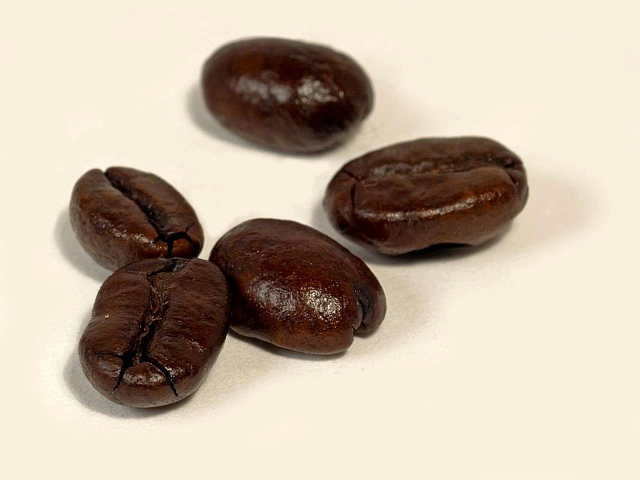
#> input picture Automated Image Segmentation and Object Measurement System/data/images/beans_coffee_06.jpg, 1280 x 960 px (shown at 1/2 size); its folder holds only this picture in this run
$ python -i segmentation.py   (imports and definitions only)
#> lines starting #> are read from the running program, lines starting #| are printed output that depends on the picture; after the words box and inside, x2 and y2 are one past the last pixel; in counts of white or black regions, pixels touching at a corner belong together
### Automated Image Segmentation and Object Measurement System/src/config.py
"""
Project wide configuration and the dataset manifest.

Automated Image Segmentation and Object Measurement System

Author : Nii Yartey Gidiglo
"""

from pathlib import Path

# ----------------------------------------------------------------------------
# Paths
# ----------------------------------------------------------------------------
SRC_DIR = Path(__file__).resolve().parent
ROOT_DIR = SRC_DIR.parent
DATA_DIR = ROOT_DIR / "data"
IMAGE_DIR = DATA_DIR / "images"
GT_DIR = DATA_DIR / "ground_truth"
RESULTS_DIR = ROOT_DIR / "results"
FIG_DIR = RESULTS_DIR / "figures"
TABLE_DIR = RESULTS_DIR / "tables"
MEAS_DIR = RESULTS_DIR / "measurements"
REPORT_DIR = ROOT_DIR / "report"

for _d in (IMAGE_DIR, GT_DIR, FIG_DIR, TABLE_DIR, MEAS_DIR, REPORT_DIR):
    _d.mkdir(parents=True, exist_ok=True)

# Longest side that images are resized to before processing. Keeping every
# image at a common working resolution makes the timing comparison fair and
# keeps the morphological kernel sizes meaningful across the dataset.
WORK_MAX_SIDE = 900

RANDOM_SEED = 42

# ----------------------------------------------------------------------------
# Dataset manifest
#
# Every base image is a real photograph. Nothing in this dataset was generated
# by an image generation model. The source URL and licence of each photograph
# are recorded here and reproduced in the report.
#
# The "variant" images are controlled degradations that are computed from the
# base photographs by src/dataset.py (illumination gradient, dim exposure,
# sensor noise, defocus blur). They are used for the robustness study, and
# they inherit the ground truth mask of the base image because the geometry of
# the objects is unchanged.
# ----------------------------------------------------------------------------

BASE_IMAGES = [
    {
        "id": "seeds_sunflower_01",
        "file": "seeds_sunflower_01.jpg",
        "title": "Sunflower seeds, scattered",
        "domain": "Counting and measuring seeds",
        "expected_count": None,
        "px_per_mm": None,
        "ground_truth": "pixel",
        "notes": (
            "Dark seeds on a bright uniform surface. Most seeds are well "
            "separated, a cluster on the right is touching, and several seeds "
            "are cut by the image border."
        ),
        "source": "Wikimedia Commons, File:Sunflower seeds. img 007.jpg",
        "url": "https://commons.wikimedia.org/wiki/File:Sunflower_seeds._img_007.jpg",
        "licence": "CC BY-SA 4.0",
    },
    {
        "id": "seeds_sunflower_02",
        "file": "seeds_sunflower_02.jpg",
        "title": "Sunflower seeds, second layout",
        "domain": "Counting and measuring seeds",
        "expected_count": None,
        "px_per_mm": None,
        "ground_truth": None,
        "notes": "Same object class, different arrangement, more touching pairs.",
        "source": "Wikimedia Commons, File:Sunflower seeds. img 008.jpg",
        "url": "https://commons.wikimedia.org/wiki/File:Sunflower_seeds._img_008.jpg",
        "licence": "CC BY-SA 4.0",
    },
    {
        "id": "seeds_sunflower_03",
        "file": "seeds_sunflower_03.jpg",
        "title": "Sunflower seeds, third layout",
        "domain": "Counting and measuring seeds",
        "expected_count": None,
        "px_per_mm": None,
        "ground_truth": None,
        "notes": "Shallow depth of field, part of the field is defocused.",
        "source": "Wikimedia Commons, File:Sunflower seeds. img 009.jpg",
        "url": "https://commons.wikimedia.org/wiki/File:Sunflower_seeds._img_009.jpg",
        "licence": "CC BY-SA 4.0",
    },
    {
        "id": "seeds_pale_04",
        "file": "seeds_pale_04.jpg",
        "title": "Pale sunflower seeds of three sizes",
        "domain": "Counting and measuring seeds",
        "expected_count": 3,
        "px_per_mm": None,
        "ground_truth": "instance",
        "notes": (
            "Low contrast case. The seeds are almost the same brightness as "
            "the background, and the three objects differ strongly in size."
        ),
        "source": "Wikimedia Commons, File:Sunflower seeds - white. img 09.jpg",
        "url": "https://commons.wikimedia.org/wiki/File:Sunflower_seeds_-_white._img_09.jpg",
        "licence": "CC BY-SA 4.0",
    },
    {
        "id": "beans_cowpea_scale_05",
        "file": "beans_cowpea_scale_05.jpg",
        "title": "Cowpea seeds photographed with a centimetre scale",
        "domain": "Analysing objects in agricultural images",
        "expected_count": 8,
        # Measured in src/calibration.py from the printed ruler in the photo.
        "px_per_mm": 13.0,
        "ground_truth": "instance",
        "notes": (
            "Eight well separated cowpea seeds photographed next to a printed "
            "centimetre ruler, which allows pixel measurements to be converted "
            "into millimetres."
        ),
        "source": "Wikimedia Commons, File:Vigna unguiculata 03.jpg",
        "url": "https://commons.wikimedia.org/wiki/File:Vigna_unguiculata_03.jpg",
        "licence": "CC BY-SA 3.0",
        "has_ruler": True,
    },
    {
        "id": "beans_coffee_06",
        "file": "beans_coffee_06.jpg",
        "title": "Roasted coffee beans with cast shadows",
        "domain": "Separating foreground objects from a simple background",
        "expected_count": 5,
        "px_per_mm": None,
        "ground_truth": "instance",
        "notes": (
            "Five glossy beans on a cream surface. Two beans touch, all of "
            "them cast soft shadows, and specular highlights sit inside the "
            "objects."
        ),
        "source": "Wikimedia Commons, File:Dark roasted coffee on white background.jpg",
        "url": "https://commons.wikimedia.org/wiki/File:Dark_roasted_coffee_on_white_background.jpg",
        "licence": "CC BY-SA 4.0",
    },
    {
        "id": "coins_greek_07",
        "file": "coins_greek_07.png",
        "title": "Twenty four Greek coins",
        "domain": "Identifying coins or circular objects",
        "expected_count": 24,
        "px_per_mm": None,
        "ground_truth": "instance",
        "notes": (
            "The classic coins photograph distributed with scikit-image. The "
            "background is dark, the illumination falls off towards the "
            "bottom left corner, and coin brightness overlaps background "
            "brightness in the darkest corner."
        ),
        "source": "scikit-image sample data, coins.png, Brooklyn Museum collection",
        "url": "https://github.com/scikit-image/scikit-image/blob/main/skimage/data/coins.png",
        "licence": "Public domain",
    },
    {
        "id": "beans_pinto_dense_08",
        "file": "beans_pinto_dense_08.jpg",
        "title": "Densely piled pinto beans",
        "domain": "Counting and measuring seeds, hard case",
        "expected_count": None,
        "px_per_mm": None,
        "ground_truth": None,
        "notes": (
            "A deliberate stress case. Roughly two hundred beans are piled so "
            "that almost every bean touches or overlaps a neighbour, which "
            "breaks the one region per object assumption."
        ),
        "source": "Wikimedia Commons, File:Pinto Beans Seeds.jpg",
        "url": "https://commons.wikimedia.org/wiki/File:Pinto_Beans_Seeds.jpg",
        "licence": "CC BY-SA 4.0",
    },
]

# Controlled degradations applied to two of the base photographs.
VARIANTS = [
    {"id": "seeds_sunflower_01_illum", "base": "seeds_sunflower_01",
     "kind": "illumination_gradient", "label": "Strong lighting gradient"},
    {"id": "seeds_sunflower_01_dim", "base": "seeds_sunflower_01",
     "kind": "dim", "label": "Under exposed, low contrast"},
    {"id": "seeds_sunflower_01_noise", "base": "seeds_sunflower_01",
     "kind": "noise", "label": "Additive Gaussian sensor noise"},
    {"id": "seeds_sunflower_01_blur", "base": "seeds_sunflower_01",
     "kind": "blur", "label": "Defocus blur"},
    {"id": "coins_greek_07_illum", "base": "coins_greek_07",
     "kind": "illumination_gradient", "label": "Strong lighting gradient"},
    {"id": "coins_greek_07_noise", "base": "coins_greek_07",
     "kind": "noise", "label": "Additive Gaussian sensor noise"},
]


# [40 lines left out: functions has_ground_truth, has_instance_ground_truth, image_record, all_image_ids, not called in this run]

### Automated Image Segmentation and Object Measurement System/src/segmentation.py
"""
The three segmentation techniques compared in this project.

    1. Threshold based segmentation, including an Otsu implementation written
       from first principles so that the criterion itself is visible.
    2. Region growing, written from scratch with an explicit seed set, an
       explicit similarity predicate and an explicit queue.
    3. K means clustering, written from scratch as Lloyd iterations with a
       k means plus plus initialisation.

Each function returns a binary mask in which object pixels are 255 and
background pixels are 0.
"""

import time

import cv2
import numpy as np

from config import RANDOM_SEED


# ============================================================================
# Shared helpers
# ============================================================================
def _as_mask(bool_array):
    return (bool_array.astype(np.uint8)) * 255


def postprocess(mask, open_k=3, close_k=5, min_area=60, fill_holes=True,
                clear_border=False):
    """Morphological clean up of a raw binary segmentation.

    Opening removes isolated noise pixels, closing repairs small gaps in the
    object interiors, hole filling closes the specular highlights that appear
    inside glossy objects, and the area filter removes fragments that are far
    too small to be a real object.
    """
    out = mask.copy()
    if open_k and open_k > 1:
        se = cv2.getStructuringElement(cv2.MORPH_ELLIPSE, (open_k, open_k))
        out = cv2.morphologyEx(out, cv2.MORPH_OPEN, se)
    if close_k and close_k > 1:
        se = cv2.getStructuringElement(cv2.MORPH_ELLIPSE, (close_k, close_k))
        out = cv2.morphologyEx(out, cv2.MORPH_CLOSE, se)
    if fill_holes:
        out = fill_object_holes(out)
    if min_area and min_area > 0:
        out = remove_small_components(out, min_area)
    if clear_border:
        out = remove_border_components(out)
    return out


def fill_object_holes(mask):
    """Fill every hole that is fully enclosed by an object.

    The mask is first padded with a one pixel background border so that the
    flood always starts in background, even when an object touches the corner
    of the image. Whatever background the flood reaches stays background, and
    every enclosed background pocket becomes object.
    """
    h, w = mask.shape[:2]
    padded = cv2.copyMakeBorder(mask, 1, 1, 1, 1, cv2.BORDER_CONSTANT, value=0)
    ff_mask = np.zeros((padded.shape[0] + 2, padded.shape[1] + 2), np.uint8)
    flood = padded.copy()
    cv2.floodFill(flood, ff_mask, (0, 0), 255)
    holes = cv2.bitwise_not(flood)[1:h + 1, 1:w + 1]
    return cv2.bitwise_or(mask, holes)


def remove_small_components(mask, min_area):
    n, labels, stats, _ = cv2.connectedComponentsWithStats(
        (mask > 0).astype(np.uint8), connectivity=8)
    out = np.zeros_like(mask)
    for i in range(1, n):
        if stats[i, cv2.CC_STAT_AREA] >= min_area:
            out[labels == i] = 255
    return out


# [10 lines left out: function remove_border_components, not called in this run]


# ============================================================================
# 1. Threshold based segmentation
# ============================================================================
def otsu_threshold_from_scratch(gray):
    """Compute Otsu's threshold directly from the definition.

    Otsu chooses the grey level t that maximises the between class variance

        sigma_b^2(t) = w0(t) * w1(t) * (mu0(t) - mu1(t))^2

    where w0 and w1 are the class probabilities and mu0 and mu1 the class
    means. The implementation below evaluates that expression for all 256
    candidate thresholds using cumulative sums, so it runs in linear time in
    the number of grey levels.
    """
    hist = np.bincount(gray.ravel(), minlength=256).astype(np.float64)
    total = hist.sum()
    if total == 0:
        return 0, np.zeros(256)
    p = hist / total
    levels = np.arange(256)
    w0 = np.cumsum(p)                      # probability of the low class
    w1 = 1.0 - w0                          # probability of the high class
    mu_cum = np.cumsum(p * levels)
    mu_total = mu_cum[-1]
    with np.errstate(divide="ignore", invalid="ignore"):
        mu0 = np.where(w0 > 0, mu_cum / w0, 0.0)
        mu1 = np.where(w1 > 0, (mu_total - mu_cum) / w1, 0.0)
    between = w0 * w1 * (mu0 - mu1) ** 2
    between[~np.isfinite(between)] = 0.0
    t = int(np.argmax(between))
    return t, between


def segment_threshold(gray, method="otsu", objects_dark=True, manual_value=128,
                      block_size=51, C=8, offset=0):
    """Threshold based segmentation.

    method = "otsu"     : global threshold from the from scratch Otsu routine
    method = "global"   : fixed threshold supplied by the caller
    method = "adaptive" : locally adaptive Gaussian threshold, which handles a
                          lighting gradient without an explicit flat field step
    """
    if method == "otsu":
        t, _ = otsu_threshold_from_scratch(gray)
        t = int(np.clip(t + offset, 0, 255))
        mask = gray <= t if objects_dark else gray >= t
        return _as_mask(mask), {"threshold": t}
    if method == "global":
        t = int(manual_value)
        mask = gray <= t if objects_dark else gray >= t
        return _as_mask(mask), {"threshold": t}
    if method == "adaptive":
        bs = block_size if block_size % 2 == 1 else block_size + 1
        ttype = cv2.THRESH_BINARY_INV if objects_dark else cv2.THRESH_BINARY
        mask = cv2.adaptiveThreshold(gray, 255, cv2.ADAPTIVE_THRESH_GAUSSIAN_C,
                                     ttype, bs, C)
        return mask, {"block_size": bs, "C": C}
    raise ValueError("Unknown threshold method: %s" % method)


# ============================================================================
# 2. Region growing
# ============================================================================
# [5 lines left out: function _neighbour_offsets, not called in this run]


def pick_seeds(gray, strategy="distance", n_seeds=40, objects_dark=True,
               coarse_mask=None, min_distance=12):
    """Choose the seed points for region growing.

    distance : threshold the image coarsely, take the distance transform of the
               object mask and place one seed at the deepest point of every
               connected component. This is an informed seeding strategy and it
               places one seed near the centre of each object.
    grid     : place seeds on a regular lattice and keep only those that fall
               on the object side of a coarse threshold. This is an uninformed
               strategy and it is used in the report to show how sensitive the
               method is to seed placement.
    random   : sample seeds uniformly at random from the object side of a
               coarse threshold.
    """
    if coarse_mask is None:
        coarse_mask, _ = segment_threshold(gray, "otsu", objects_dark)
        coarse_mask = postprocess(coarse_mask, 3, 5, 40)
    binary = (coarse_mask > 0).astype(np.uint8)

    if strategy == "distance":
        n, labels, _, _ = cv2.connectedComponentsWithStats(binary, connectivity=8)
        dist = cv2.distanceTransform(binary, cv2.DIST_L2, 5)
        seeds = []
        for i in range(1, n):
            comp = labels == i
            if comp.sum() < 20:
                continue
            d = np.where(comp, dist, 0)
            y, x = np.unravel_index(int(np.argmax(d)), d.shape)
            seeds.append((int(y), int(x)))
        return seeds

    if strategy == "grid":
        h, w = gray.shape[:2]
        step = max(4, int(np.sqrt(h * w / float(max(1, n_seeds)))))
        seeds = []
        for y in range(step // 2, h, step):
            for x in range(step // 2, w, step):
                if binary[y, x]:
                    seeds.append((y, x))
        return seeds

    if strategy == "random":
        rng = np.random.default_rng(RANDOM_SEED)
        ys, xs = np.nonzero(binary)
        if len(ys) == 0:
            return []
        idx = rng.choice(len(ys), size=min(n_seeds, len(ys)), replace=False)
        return [(int(ys[i]), int(xs[i])) for i in idx]

    raise ValueError("Unknown seed strategy: %s" % strategy)


# [290 lines left out: functions region_growing, segment_region_growing, _kmeans_plus_plus_init, kmeans_from_scratch, build_features, segment_kmeans and 2 more, not called in this run]

>>> import cv2
>>> picture = cv2.imread('../data/images/beans_coffee_06.jpg', cv2.IMREAD_GRAYSCALE)
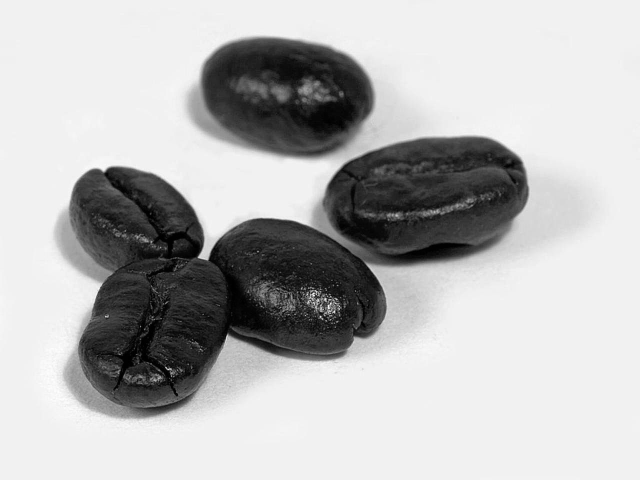
#> picture: shape (960, 1280) (shown at 1/2 size); min 0, max 255, mean 184.3
>>> result = pick_seeds(picture)
#> in otsu_threshold_from_scratch, `hist = np.bincount(gray.ravel(), minlength=256).astype(np.float64)`: hist = 256 values, max 621170 at index 241, min 24 at index 255, mean 4800
#> in otsu_threshold_from_scratch, `total = hist.sum()`: total = 1228800
#> in otsu_threshold_from_scratch, `p = hist / total`: p = 256 values, max 0.506 at index 241, min 1.95e-05 at index 255, mean 0.00391
#> in otsu_threshold_from_scratch, `w0 = np.cumsum(p)`: w0 = 256 values from 0.00166 to 1
#> in otsu_threshold_from_scratch, `w1 = 1.0 - w0`: w1 = 256 values, max 0.998 at index 0, min -4.44e-16 at index 255, mean 0.72
#> in otsu_threshold_from_scratch, `mu_cum = np.cumsum(p * levels)`: mu_cum = 256 values from 0 to 184.3
#> in otsu_threshold_from_scratch, `mu_total = mu_cum[-1]`: mu_total = 184.3
#> in otsu_threshold_from_scratch, `mu0 = np.where(w0 > 0, mu_cum / w0, 0.0)`: mu0 = 256 values from 0 to 184.3
#> in otsu_threshold_from_scratch, `mu1 = np.where(w1 > 0, (mu_total - mu_cum) / w1, 0.0)`: mu1 = 256 values, max 255 at index 254, min 0 at index 255, mean 226.5
#> in otsu_threshold_from_scratch, `between = w0 * w1 * (mu0 - mu1) ** 2`: between = 256 values, max 6881.5 at index 142, min -1.51e-11 at index 255, mean 5085.9
#> in otsu_threshold_from_scratch, `t = int(np.argmax(between))`: t = 142
#> in segment_threshold, `mask = gray <= t if objects_dark else gray >= t`:
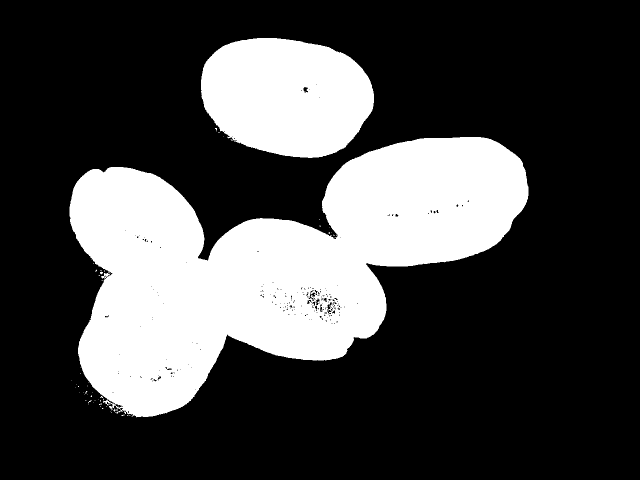
#> mask: shape (960, 1280) bool (shown at 1/2 size); 27.6% white; 61 white regions (58 under 20 px), largest, box (x1, y1, x2, y2) and area: (139, 274, 1057, 835) 272929, (402, 76, 748, 316) 65372, (200, 544, 206, 549) 22
#> in fill_object_holes, `cv2.floodFill(flood, ff_mask, (0, 0), 255)`:
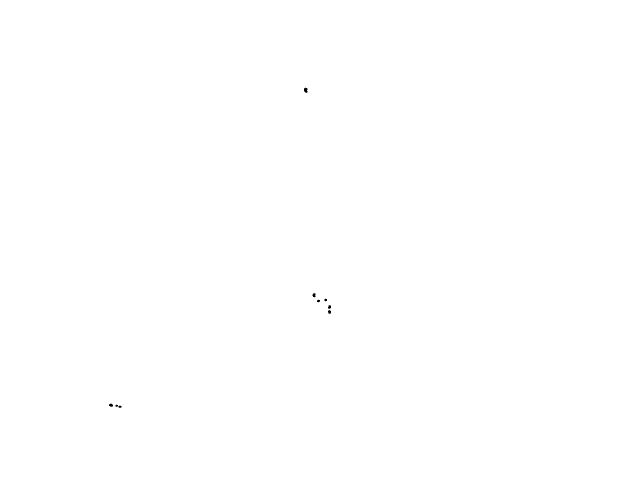
#> flood: shape (962, 1282) (shown at 1/2 size); 100% white; 9 black regions (1 under 20 px), largest, box (x1, y1, x2, y2) and area: (608, 175, 615, 186) 57, (625, 586, 631, 595) 39, (218, 807, 226, 814) 38
#> in remove_small_components, `n, labels, stats, _ = cv2.connectedComponentsWithStats( (mask > 0).ast..`:
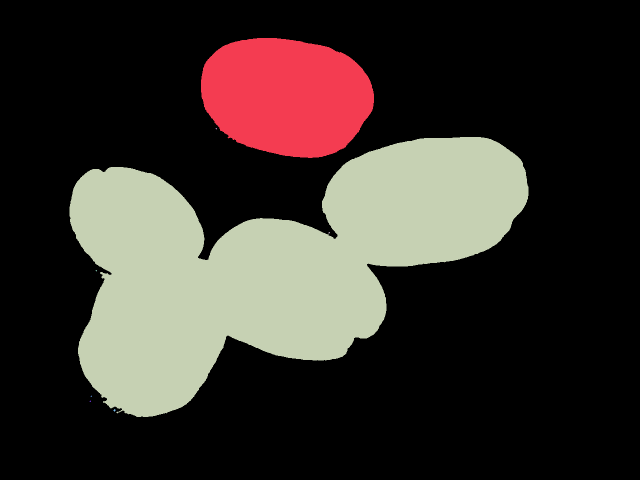
#> labels: shape (960, 1280) int32 (shown at 1/2 size); 9 distinct labels, from 0 to 8; one colour per label, 0 black
#> in remove_small_components, `n, labels, stats, _ = cv2.connectedComponentsWithStats( (mask > 0).ast..`: n = 9; stats = [[0, 0, 1280, 960, 888944], [402, 76, 346, 240, 65444], [431, 256, 3, 3, 5], [139, 274, 918, 560, 274372], [657, 464, 3, 3, 6], [191, 540, 3, 3, 5], [181, 791, 3, 3, 5], [179, 801, 3, 3, 5], [227, 818, 4, 5, 14]]
#> in pick_seeds, `n, labels, _, _ = cv2.connectedComponentsWithStats(binary, connectivit..`:
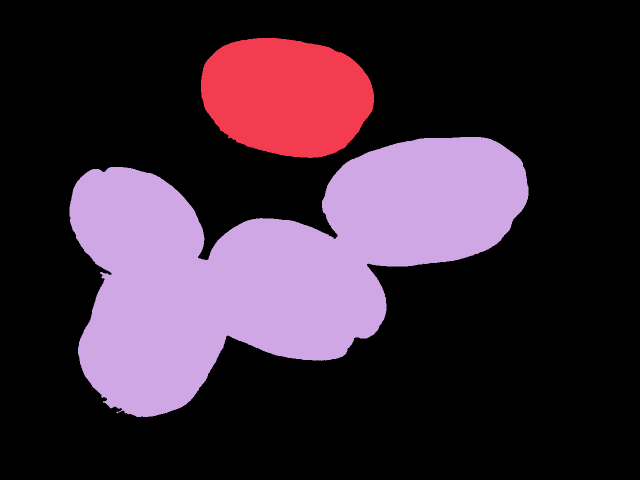
#> labels: shape (960, 1280) int32 (shown at 1/2 size); 3 distinct labels, from 0 to 2; one colour per label, 0 black
#> in pick_seeds, `n, labels, _, _ = cv2.connectedComponentsWithStats(binary, connectivit..`: n = 3
#> the loop in pick_seeds, `for i in range(1, n):` made 2 passes
#> (y, x) on passes 1 to 2: (197, 588), (644, 318)
#> pass 1, in pick_seeds, `d = np.where(comp, dist, 0)`:
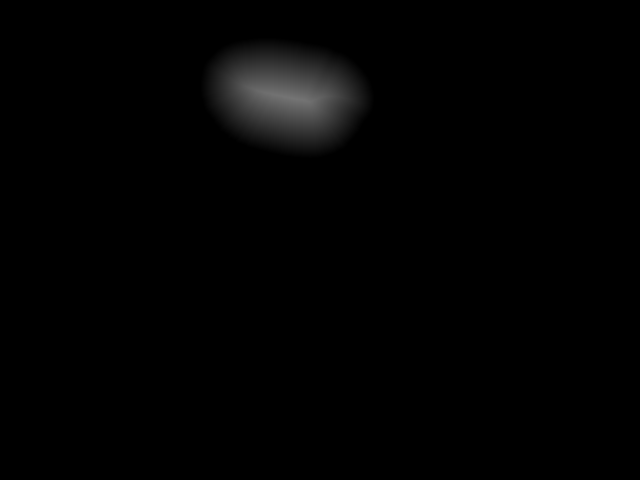
#> d: shape (960, 1280) float32 (shown at 1/2 size); min 0, max 116.5, mean 2.4
#> pass 2, in pick_seeds, `d = np.where(comp, dist, 0)`:
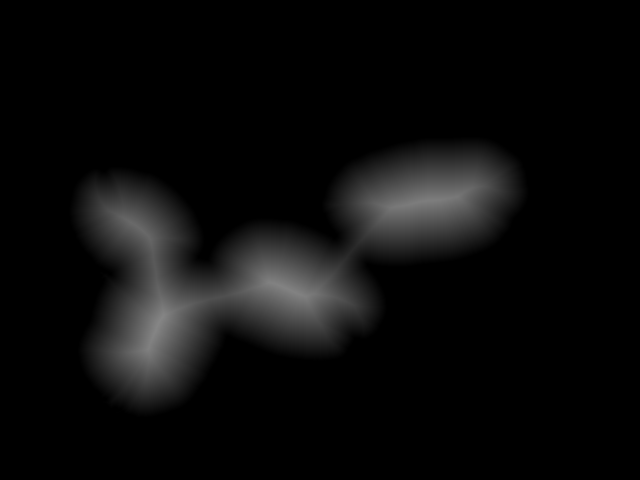
#> d: shape (960, 1280) float32 (shown at 1/2 size); min 0, max 134, mean 11.4
#> after the loop in pick_seeds, `for i in range(1, n):`: seeds = [(197, 588), (644, 318)]
#> result = [(197, 588), (644, 318)]
